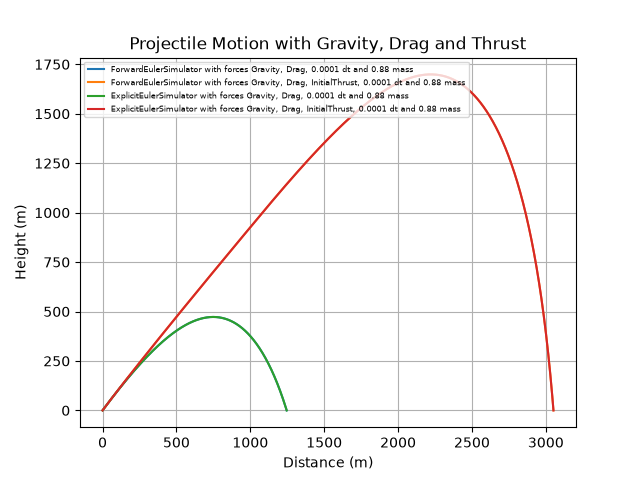

Source code (Python):
# Coding assignment TNO:PPAM:
# To be found at: https://github.com/fatvdbergdotus/tno-simulation/
# (c) 2026 Freek van den Berg

from dataclasses import dataclass
from abc import ABC, abstractmethod
from typing import Callable
import math
import matplotlib.pyplot as plt

@dataclass(frozen=True)
class Projectile:
    radius: float = 0.03                            # m
    density: float = 7800.0                         # kg/m^3
    initial_velocity: float = 200.0                 # m/s
    launch_angle_rad: float = math.radians(45.0)    # radians

@dataclass(frozen=True)
class Environment:
    gravity: float = 9.81                # m/s^2
    air_density: float = 1.225           # kg/m^3
    drag_coefficient: float = 0.47       # dimensionless

@dataclass
class State:
    """Represent the state of the projectile at a given point in time.

    Attributes:
        t: Time in seconds.
        x: Horizontal position in meters.
        y: Vertical position in meters.
        vx: Horizontal velocity in meters per second.
        vy: Vertical velocity in meters per second.
    """

    t: float
    x: float
    y: float
    vx: float
    vy: float

# Create the default projectile and environment used by the simulation.
PROJECTILE = Projectile()
ENVIRONMENT = Environment()

# Global constants
VOLUME: float = (4 / 3) * math.pi * PROJECTILE.radius**3                        # m^3
MASS: float = VOLUME * PROJECTILE.density                                       # kg
FRONTAL_AREA = math.pi * PROJECTILE.radius**2                                   # m^2
STOP_CONDITION_HIT_GROUND: Callable[[State], bool] = lambda state: state.y < 0  # the simulations stop when the projectile hits the ground
DELTA_T: float = 0.0001                                                         # s


# All force models implement the same calculate() interface.
class Force(ABC):
    """Abstract base class for forces acting on the projectile."""

    @abstractmethod
    def calculate(
        self,
        state: State
    ) -> tuple[float, float]:
        """Calculate the force components at the current state and time.

        Args:
            state: Current state of the projectile.

        Returns:
            A tuple containing the force components (Fx, Fy) in Newtons.
        """
        pass


# Gravity is a constant downward force.
class Gravity(Force):
    """Represent the gravitational force acting on the projectile."""

    def __init__(self, mass: float, g: float = 9.81):
        """Initialize a gravitational force.

        Args:
            mass: Projectile mass in kilograms.
            g: Gravitational acceleration in meters per second squared.
        """
        self.mass = mass
        self.g = g

    def calculate(
        self,
        state: State
    ) -> tuple[float, float]:
        """Calculate the gravitational force.

        Gravity acts in the negative y-direction.

        Args:
            state: Current projectile state.

        Returns:
            A tuple containing the gravitational force (Fx, Fy) in Newtons.
        """
        return 0.0, -self.mass * self.g


# Drag depends on the projectile's current speed and opposes its motion.
class Drag(Force):
    """Represent aerodynamic drag acting opposite to the velocity."""

    def __init__(
        self,
        drag_coefficient: float,
        air_density: float,
        frontal_area: float
    ):
        """Initialize the aerodynamic drag model.

        Args:
            drag_coefficient: Dimensionless aerodynamic drag coefficient.
            air_density: Density of the surrounding air in kg/m^3.
            frontal_area: Frontal area of the projectile in m^2.
        """
        self.drag_coefficient = drag_coefficient
        self.air_density = air_density
        self.frontal_area = frontal_area

    def calculate(
        self,
        state: State
    ) -> tuple[float, float]:
        """Calculate the aerodynamic drag force.

        The drag magnitude is calculated using:

            F_D = 0.5 * C_D * rho * A * v^2

        The resulting force acts in the direction opposite to
        the projectile velocity.

        Args:
            state: Current projectile state.

        Returns:
            A tuple containing the drag force components (Fx, Fy)
            in Newtons.
        """
        v = (state.vx**2 + state.vy**2)**0.5  # Speed is the magnitude of the velocity vector.

        if v == 0:
            return 0.0, 0.0

        drag_force_magnitude = (
            0.5
            * self.drag_coefficient
            * self.air_density
            * self.frontal_area
            * v**2
        )

        drag_force_x = -drag_force_magnitude * (state.vx / v)
        drag_force_y = -drag_force_magnitude * (state.vy / v)

        return drag_force_x, drag_force_y


# Optional thrust force that acts only during the initial part of the flight.
class InitialThrust(Force):
    """Represent a constant thrust applied during the initial flight."""

    def __init__(self, force: float, duration: float, direction: float):
        """Initialize the initial thrust.

        Args:
            force: Thrust magnitude in Newtons.
            duration: Duration of the thrust in seconds.
            direction: Direction of the thrust in radians.
        """
        self.force = force
        self.duration = duration
        self.direction = direction

    def calculate(
        self,
        state: State
    ) -> tuple[float, float]:
        """Calculate the thrust force at the current time.

        The thrust is applied at the initial launch angle while
        the current time is less than the specified duration.

        Args:
            state: Current projectile state.

        Returns:
            A tuple containing the thrust force components (Fx, Fy)
            in Newtons. Returns (0, 0) after the thrust duration.
        """
        if state.t < self.duration:
            return (
                self.force * math.cos(self.direction),
                self.force * math.sin(self.direction)
            )

        return 0.0, 0.0


# The simulator contains the common simulation loop; subclasses define the integration method.
class Simulator(ABC):
    """Abstract base class for projectile simulators.

    The simulator maintains a sequence of projectile states and
    repeatedly applies a transition until the stop condition is met.
    """

    def __init__(
        self,
        forces: list[Force],
        dt: float,
        mass: float,
        stop_condition: Callable[[State], bool]
    ):
        """Initialize the simulator.

        Args:
            forces: List of forces acting on the projectile.
            dt: Simulation time step in seconds.
            mass: Projectile mass in kilograms.
            stop_condition: Function that determines when simulation stops.
        """
        self.forces = forces
        self.dt = dt
        self.mass = mass
        self.stop_condition = stop_condition
        self.states = []

    @abstractmethod
    def transition(self, state: State) -> State:
        """Calculate the next state from the current state.

        Args:
            state: Current projectile state.

        Returns:
            The next projectile state.
        """
        pass

    def get_description(self) -> str:
        """Return a human-readable description of the simulator.

        Returns:
            A string containing the simulator type, forces, time step,
            and projectile mass.
        """
        forces = ", ".join(
            type(force).__name__ for force in self.forces
        )

        return (
            f"{type(self).__name__} "
            f"with forces {forces}, "
            f"{self.dt} dt and {self.mass:.2f} mass"
        )

    # Repeatedly calculate the next state until the projectile reaches the ground.
    def simulate(self, initial_state: State) -> list[State]:
        """Run the simulation until the stop condition is satisfied.

        Args:
            initial_state: Initial state of the projectile.

        Returns:
            A list containing all states generated during the simulation.
        """
        self.states = [initial_state]
        state = initial_state

        while not self.stop_condition(state):
            state = self.transition(state)
            self.states.append(state)

        return self.states

    def get_states(self) -> list[State]:
        """Return all states generated by the simulation.

        Returns:
            The sequence of projectile states.
        """
        return self.states

    def print_statistics(self) -> None:
        """Print the final state and estimated impact statistics."""
        print(40 * "-")
        print(self.get_description())

        final_state = self.states[-1]

        print(f"Final time: {final_state.t:.2f} s")
        print(
            f"Final position: "
            f"({final_state.x:.2f}, {final_state.y:.2f}) m"
        )
        print(
            f"Final velocity: "
            f"({final_state.vx:.2f}, {final_state.vy:.2f}) m/s"
        )

        # Linear interpolation to estimate the time and position
        # at which the projectile reaches y = 0.
        if len(self.states) >= 2:
            last_state = self.states[-2]
            final_state = self.states[-1]

            fraction = (
                -last_state.y
                / (final_state.y - last_state.y)
            )

            t_hit = (
                last_state.t
                + (final_state.t - last_state.t) * fraction
            )

            x_hit = (
                last_state.x
                + (final_state.x - last_state.x) * fraction
            )

            print(f"Time of impact: {t_hit:.2f} s")
            print(f"Distance traveled: {x_hit:.2f} m")


# Forward Euler uses the current velocity to update position and the current acceleration to update velocity.
class ForwardEulerSimulator(Simulator):
    """Simulator using the standard Forward Euler integration method."""

    def transition(self, state: State) -> State:
        """Calculate the next state using Forward Euler integration.

        Forces are evaluated using the current state. The resulting
        acceleration is then used to update velocity and position.

        Args:
            state: Current projectile state.

        Returns:
            The next projectile state.
        """
        # Evaluate every force at the current state and time.
        forces = [
            force.calculate(state)
            for force in self.forces
        ]

        total_fx = sum(fx for fx, _ in forces)
        total_fy = sum(fy for _, fy in forces)

        # Newton's second law: acceleration equals total force divided by mass.
        ax = total_fx / self.mass
        ay = total_fy / self.mass

        return State(
            state.t + self.dt,
            state.x + state.vx * self.dt,
            state.y + state.vy * self.dt,
            state.vx + ax * self.dt,
            state.vy + ay * self.dt
        )


# Semi-implicit Euler updates velocity first and then uses the new velocity for position.
class ExplicitEulerSimulator(Simulator):
    """Simulator using semi-implicit (symplectic) Euler integration.

    Velocity is updated before position, so the newly calculated
    velocity is used to update the position.
    """

    def transition(self, state: State) -> State:
        """Calculate the next state using semi-implicit Euler.

        Args:
            state: Current projectile state.

        Returns:
            The next projectile state.
        """
        # Evaluate every force at the current state and time.
        forces = [
            force.calculate(state)
            for force in self.forces
        ]

        total_fx = sum(fx for fx, _ in forces)
        total_fy = sum(fy for _, fy in forces)

        # Newton's second law: acceleration equals total force divided by mass.
        ax = total_fx / self.mass
        ay = total_fy / self.mass

        new_vx = state.vx + ax * self.dt
        new_vy = state.vy + ay * self.dt

        return State(
            state.t + self.dt,
            state.x + new_vx * self.dt,
            state.y + new_vy * self.dt,
            new_vx,
            new_vy
        )




# Initial state:
# Projectile starts at (0, 0) with a velocity of 200 m/s
# at an angle of 45 degrees.
initial_state = State(
    0.0,
    0.0,
    0.0,
    PROJECTILE.initial_velocity * math.cos(PROJECTILE.launch_angle_rad),
    PROJECTILE.initial_velocity * math.sin(PROJECTILE.launch_angle_rad)
)


# Instantiate the physical forces used by the different simulation scenarios.
gravity = Gravity(mass=MASS, g=ENVIRONMENT.gravity)

drag = Drag(
    drag_coefficient=ENVIRONMENT.drag_coefficient,
    air_density=ENVIRONMENT.air_density,
    frontal_area=FRONTAL_AREA
)

initial_thrust = InitialThrust(
    force=100.0,
    duration=5.0,
    direction=PROJECTILE.launch_angle_rad
)


# Draw all simulated trajectories so the integration methods can be compared visually.
def plot_results(
    descriptions: list[str],
    statess: list[list[State]]
) -> None:
    """Plot the trajectories of multiple simulations.

    Args:
        descriptions: Labels used in the plot legend.
        statess: Lists of states produced by each simulator.
    """
    for description, states in zip(descriptions, statess):
        plt.plot(
            [state.x for state in states],
            [state.y for state in states],
            label=description
        )

    plt.title("Projectile Motion with Gravity, Drag and Thrust")
    plt.xlabel("Distance (m)")
    plt.ylabel("Height (m)")
    plt.grid()
    plt.legend()
    plt.legend(loc=2, prop={'size': 6})
    plt.savefig("solution.png")
    plt.show()


# Main simulation entry point: create simulators, run them, print statistics, and plot results.
def engine() -> None:
    """Create, run, and compare the projectile simulations."""
    simulators = [
        ForwardEulerSimulator(
            forces=[gravity, drag],
            dt=DELTA_T,
            mass=MASS,
            stop_condition=STOP_CONDITION_HIT_GROUND
        ),

        ForwardEulerSimulator(
            forces=[gravity, drag, initial_thrust],
            dt=DELTA_T,
            mass=MASS,
            stop_condition=STOP_CONDITION_HIT_GROUND
        ),

        ExplicitEulerSimulator(
            forces=[gravity, drag],
            dt=DELTA_T,
            mass=MASS,
            stop_condition=STOP_CONDITION_HIT_GROUND
        ),

        ExplicitEulerSimulator(
            forces=[gravity, drag, initial_thrust],
            dt=DELTA_T,
            mass=MASS,
            stop_condition=STOP_CONDITION_HIT_GROUND
        )
    ]

    statess = []
    descriptions = []

    for simulator in simulators:
        simulator.simulate(initial_state)

        statess.append(simulator.get_states())
        descriptions.append(simulator.get_description())

        simulator.print_statistics()

    plot_results(descriptions, statess)


if __name__ == "__main__":
    engine()
